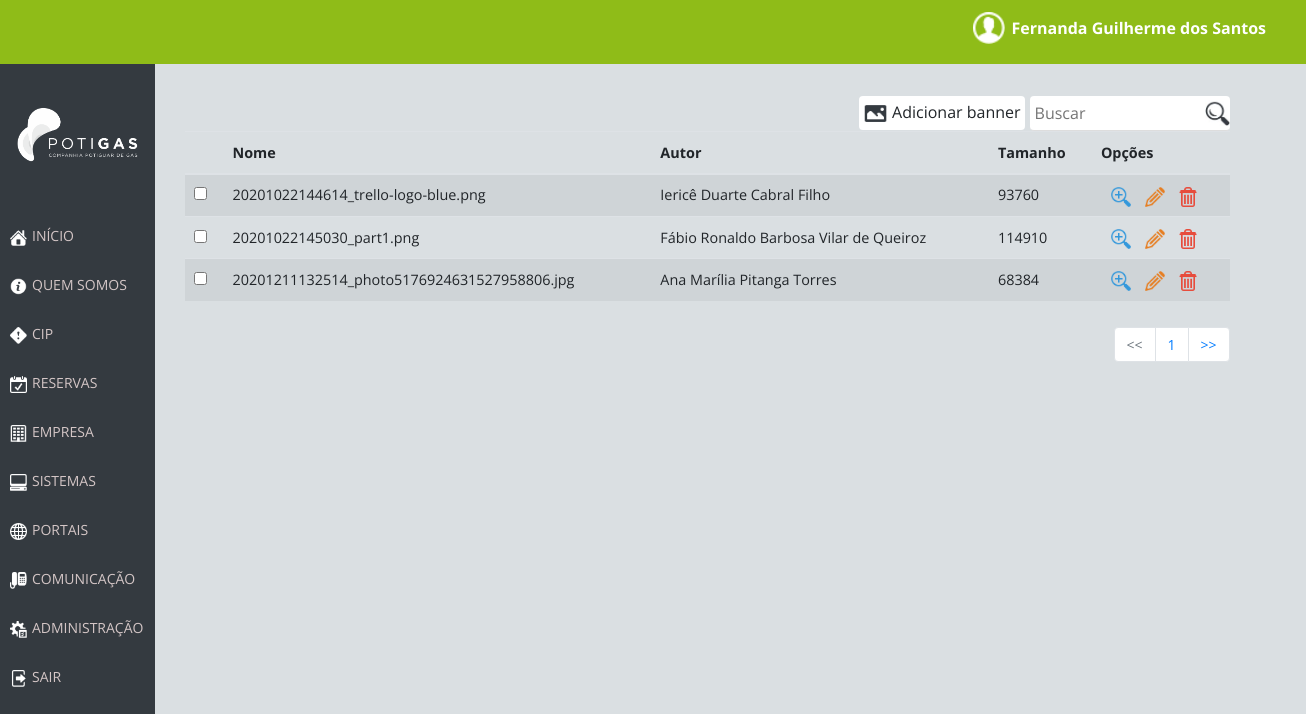
Screenshot of /views/acesso_administrativo/banners.php (signed in) with the database file from the repository.
### tables this page shows
CREATE TABLE `banner` (
  `cod_banner` int(11) NOT NULL AUTO_INCREMENT,
  `nome` varchar(100) NOT NULL,
  `caminho` varchar(200) NOT NULL,
  `tamanho` int(11) NOT NULL,
  `responsavel` int(11) NOT NULL,
  `autor` int(11) NOT NULL,
  `comentario` varchar(255) DEFAULT NULL,
  `data_insercao` datetime NOT NULL,
  PRIMARY KEY (`cod_banner`),
  KEY `responsavel` (`responsavel`),
  KEY `autor` (`autor`),
  CONSTRAINT `banner_ibfk_1` FOREIGN KEY (`responsavel`) REFERENCES `funcionario` (`cod_funcionario`),
  CONSTRAINT `banner_ibfk_2` FOREIGN KEY (`autor`) REFERENCES `funcionario` (`cod_funcionario`)
);

CREATE TABLE `funcionario` (
  `cod_funcionario` int(11) NOT NULL AUTO_INCREMENT,
  `nome` varchar(200) NOT NULL,
  `telefone` varchar(15) DEFAULT NULL,
  `email` varchar(100) DEFAULT NULL,
  `data_nascimento` date DEFAULT NULL,
  `ramal` varchar(10) DEFAULT NULL,
  `senha` varchar(150) NOT NULL,
  `login` varchar(200) NOT NULL,
  `permissao` varchar(20) NOT NULL,
  `cargo` int(11) DEFAULT NULL,
  `setor` int(11) DEFAULT NULL,
  `foto` int(11) DEFAULT NULL,
  PRIMARY KEY (`cod_funcionario`),
  KEY `cargo` (`cargo`),
  KEY `setor` (`setor`),
  CONSTRAINT `funcionario_ibfk_1` FOREIGN KEY (`cargo`) REFERENCES `cargo` (`cod_cargo`),
  CONSTRAINT `funcionario_ibfk_2` FOREIGN KEY (`setor`) REFERENCES `setor` (`cod_setor`)
);

### src/controle/preenchimentos/banners.php (called while the page is built, shortened)
<?php
    $query_banner = "SELECT banner.cod_banner, banner.nome, banner.tamanho, banner.autor, funcionario.nome as autor FROM banner INNER JOIN funcionario ON banner.autor = funcionario.cod_funcionario;";
    $result_banner = mysqli_query($poti_con, $query_banner) or die(mysqli_error($poti_con));
    $total_de_banner = mysqli_num_rows($result_banner);
    $limite_dados = 10;
    $pagina = 0;
    $pagina_atual = intval($pagina);
    $pagina_atual = $pagina_atual > 0 ? $pagina_atual - 1 : 0;
    $lista_inicio = $limite_dados * $pagina_atual;
    $query_table = "SELECT banner.cod_banner, banner.nome, banner.tamanho, banner.autor, funcionario.nome as autor FROM banner INNER JOIN funcionario ON banner.autor = funcionario.cod_funcionario LIMIT $lista_inicio, $limite_dados;";
    $result_table = mysqli_query($poti_con, $query_table) or die(mysqli_error($poti_con));
    $numero_de_paginas = ceil($total_de_banner/$limite_dados);
?>

### src/views/acesso_administrativo/banners.php (the view, shortened to what this page needs)
<!DOCTYPE html>
<html lang="pt-br">
<head>
    <link rel="stylesheet" href="https://maxcdn.bootstrapcdn.com/bootstrap/4.0.0/css/bootstrap.min.css">
    <link rel="stylesheet" href="../../css/nav.css">
    <link rel="stylesheet" href="../../css/menu.css">
    <link rel="stylesheet" href="../../css/funcionarios.css">
</head>
<body>
    <?php
        require_once('../../controle/conexao.php');
        include('../../includes/nav.php');
        include('menu.php');
        include('../../controle/preenchimentos/banners.php');
    ?>
    <div class="container">
        <div class="box_table" id="box_table">
            <form method="POST" id="form-pesquisa" action="">
                <input type="search" class="busca" id="busca" name="busca" alt="table table-striped" placeholder="Buscar">
            </form>
            <div class="add_user" onclick="window.location='cadastro_banner.php';">
                <img src="../../img/icons8-fotografia-60.png" class="iconAddUser" alt="Ilustração para adição de novo usuário">
                <p>Adicionar banner</p>
            </div>
            <table class="table table-striped" id="table table-striped">
                <thead>
                    <tr>
                    <th scope="col"></th>
                    <th scope="col">Nome</th>
                    <th scope="col">Autor</th>
                    <th scope="col">Tamanho</th>
                    <th scope="col">Opções</th>
                    </tr>
                </thead>
                <tbody class="resultado">
                    <?php
                        while ($array_banners= mysqli_fetch_assoc($result_table)) {
                            echo "<tr>
                                    <th><input type='checkbox' id='vehicle3' name='vehicle3' value=".$array_banners['cod_banner']."></th>
                                    <td>". $array_banners['nome'] ."</td>
                                    <td>". $array_banners['autor']."</td>
                                    <td>". $array_banners['tamanho']."</td>
                                    <td>
                                        <form method='POST' action=''>
                                            <input type='hidden' id='codBanner' name='cod_banner' value=".$array_banners['cod_banner'].">
                                            <img class='icons_opcoes detalhes' data-banner=".$array_banners['cod_banner']." src='../../img/icons8-mais-zoom-52.png' alt='Ilustração para opção de ver mais detalhes'  data-toggle='modal' data-target='#exampleModalCenter'>
                                        </form>
                                        <img class='icons_opcoes' src='../../img/icons8-editar-52.png' alt='Ilustração para opção de editar'> <img class='icons_opcoes' src='../../img/icons8-excluir-52.png' alt='Ilustração para opção de apagar'></td>
                                </tr>
                                ";
                        }
                    ?>
                </tbody>
            </table>
            <nav aria-label="Navegação de página exemplo">
                <ul class="pagination justify-content-end">
                    <li class="page-item <?php echo $pagina_atual == 0 ? 'disabled': ''?>">
                        <a class="page-link" href="banners.php" tabindex="-1"><<</a>
                    </li>
                    <?php
                        for($i=0;$i<$numero_de_paginas;$i++){
                            $estilo = "class=\"active\"";
                    ?>
                    <li <?php echo $estilo; ?>><a class="page-link" href="banners.php?pagina=<?php echo ($i+1); ?>"><?php echo $i+1; ?></a></li>
                    <li class="page-item">
                        <?php } ?>
                    <a class="page-link" href="banners.php?pagina=<?php echo $numero_de_paginas; ?>">>></a>
                    </li>
                </ul>
            </nav>
        </div>
    </div>
</body>
</html>

### src/css/nav.css (style rules this page uses)
* { margin:0px; font-family: 'Open Sans', sans-serif; }
body { background-color: #dadfe2; overflow-x: hidden; margin-bottom: 5vh; }

### src/css/menu.css (style rules this page uses)
a { color: rgba(255, 255, 255, 0.6); text-decoration: none; }
ul { list-style-type: none; margin: 0; padding: 0; position: relative; }
li { margin-top: 10px; padding: 0; }
li a { font-size: 14px !important; color: #D4C6C6; width: auto; }

### src/css/funcionarios.css (style rules this page uses)
* { margin:0px; font-family: 'Open Sans', sans-serif; }
.container { display: grid; grid-template-columns: 80vw; grid-template-rows: 2vh 27vh; background-color: #dadfe2; grid-gap: 5em; margin-left: 13%; }
.box_table { grid-row-start: 2; grid-row-end: 2; grid-column-start: 1 ; grid-column-end: 1; display: inline-block; }
.icons_opcoes { height: 20px; width: auto; margin-left: 10px; cursor: pointer; }
.table td, .table th { padding: 0.60rem; font-size: 0.9em; }
.iconAddUser { height: 25px; width: auto; display: inline-block; }
.add_user { background-color: #FFF; border-radius: 4px; display: inline-block; padding: 4px; float: right; cursor: pointer; }
.add_user p { display: inline-block; margin-bottom: 0px; }
.busca { background: url(../img/lupa.jpg) no-repeat center right; padding: 5px; margin-left: 5px; background-size: 25px; border: none; border-radius: 4px; float: right; width: 200px; border-bottom: solid 1px #ddd; outline: none; background-color: #fff; }
td form { display: inline-block; }

### rows the page displays
banner: nome "20201022144614_trello-logo-blue.png", autor.nome "Iericê Duarte Cabral Filho", tamanho "93760"
banner: nome "20201022145030_part1.png", autor.nome "Fábio Ronaldo Barbosa Vilar de Queiroz", tamanho "114910"
banner: nome "20201211132514_photo5176924631527958806.jpg", autor.nome "Ana Marília Pitanga Torres", tamanho "68384"

### other values shown
$nome "Fernanda Guilherme dos Santos"
